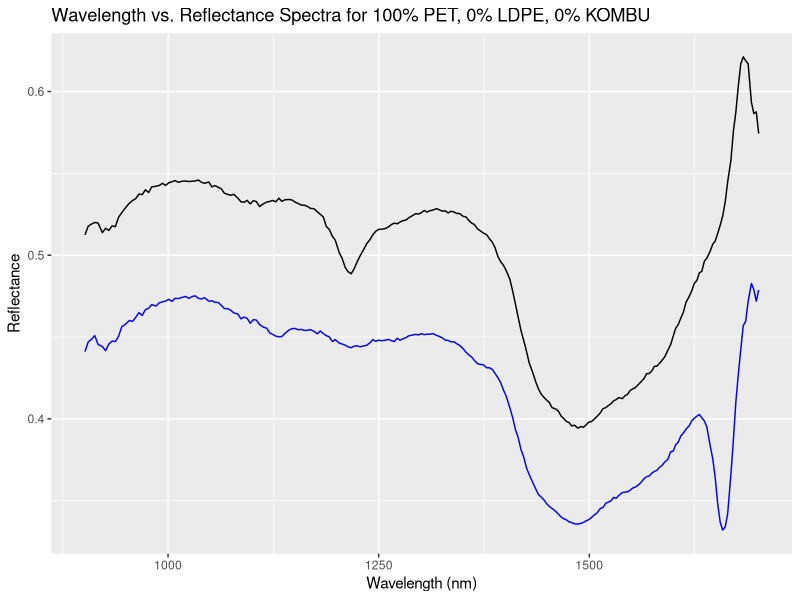

R code for this plot:
# PACKAGES
require(deSolve)
require(reshape2)
require(ggplot2)

setwd("/Users/brandonpae/Desktop/ISEF_Code") #set working directory

# Load the full dataset of spectra data
# Nomenclature: First number is the percentage of PET, second number is the percentage of LDPE (in sample)

spectra0_0 <- read.csv("spectra0_0.csv")
spectra0_100 <- read.csv("spectra0_100.csv")
spectra15_0 <- read.csv("spectra15_0.csv")
spectra16_5 <- read.csv("spectra16_5.csv")
spectra75_25 <- read.csv("spectra75_25.csv")
spectra100_0 <- read.csv("spectra100_0.csv")

# test cases
test0_0 <- read.csv("test0_0.csv")
test0_100 <- read.csv("test0_100.csv")
test10_0 <- read.csv("test10_0.csv")
test28_7 <- read.csv("test28_7.csv")
test79_21 <- read.csv("test79_21.csv")
test100_0 <- read.csv("test100_0.csv")

#input all previously obtained spectra datasets into a list
spectra_values = list(spectra0_0, spectra0_100, spectra15_0, 
                      spectra16_5, spectra75_25, spectra100_0)

new_spectra = test100_0 #set the unknown spectra to test for

sum_of_squares <- function(new_data, stored_data) { #input the new and stored spectra data to compare
  
  #select from stored_data$Reflectance where the wavelength matches the wavelength in the new_data
  #sum of squares calculation (taking the difference in the functions for each wavelength and squaring it)
  deltas2 <- (stored_data$Reflectance[stored_data$Wavelength %in% new_data$Wavelength] - new_data$Reflectance)^2   
  
  SSQ <- sum(deltas2) #return the sum of squares
  
  return(SSQ)
}

#once we get the SSQ (sum of squares) value, we need to compare it with the SSQ values from
#the rest of the graphs and find the smallest value
least_squares <- function() {
  
  least_SSQ = 10^10 #start with a large SSQ value
  closest_spectra = spectra_values[1] #default spectra
  
  for(spectra in spectra_values) { #for each spectra dataset
    
    SSQ_value = sum_of_squares(new_spectra, spectra) #using the SSQ function to compare new graph to stored graphs
    
    if (SSQ_value < least_SSQ) { #if the graph is a closer fit
      least_SSQ = SSQ_value 
      closest_spectra = spectra #set this graph as the new closest spectra
    }
  }

  return(closest_spectra) #return the stored spectra graph that is the closest fit to the current test one
}

best_spectra = least_squares() #returns the closest spectra, from which we can determine the percent composition

#blue is the new data
#black is the stored data

plot = ggplot() +
  geom_line(data = new_spectra, aes(x = Wavelength, y = Reflectance), colour = "blue") + 
  geom_line(data = best_spectra, aes(x = Wavelength, y = Reflectance), colour = "black") + 
  xlab("Wavelength (nm)") +
  ylab("Reflectance") +
  labs(title = "Wavelength vs. Reflectance Spectra for 100% PET, 0% LDPE, 0% KOMBU") + #add a title
  labs(color = "Compartments") +
  theme(legend.position = "bottom")

plot
